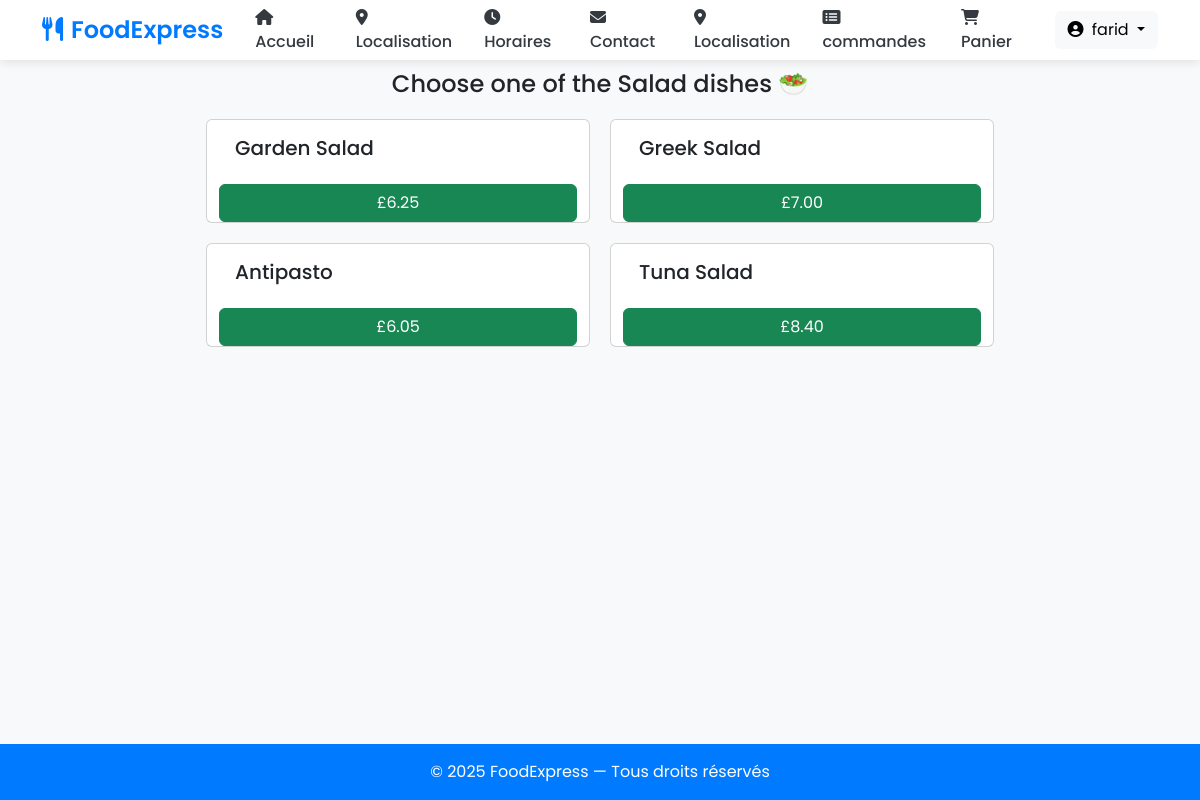
The page /Salad (signed in) on the database its author committed.
### orders/models.py (models this page shows, shortened)
class Salad(models.Model):
    dish_name = models.CharField(max_length=200)
    price = models.DecimalField(max_digits=6, decimal_places=2)

### orders/views.py (the view)
# urls.py: path("Salad", views.salad, name="salad"),
def salad(request):
    if request.user.is_authenticated:
        return render(request, "orders/salad.html", context = {"dishes":Salad.objects.all})
    else:
        return redirect("orders:login")

### orders/templates/orders/salad.html
{% extends 'orders/header.html' %}
{% block content %}
    <div class="container">
      <h4 style="margin:10px; text-align:center;"> Choose one of the Salad dishes &#x1f957 </h4>
      <div class="row justify-content-center">
        {% for dish in dishes %}
            <div class="card" id="regular_pizza_card" style="width: 24rem; margin:10px;">
              <div class="card-body">
                <h5 class="card-title" >{{dish.dish_name}}</h5>
              </div>
              <button class="btn btn-success" onclick="add_to_cart({item_description:'{{dish.dish_name}}' , price:{{dish.price}} })">£{{dish.price}}</button>
            </div>
        {% endfor %}
      </div>
    </div>
{% endblock %}

### orders/templates/orders/header.html (shortened to what this page needs)
<!doctype html>
<html lang="en">
<head>
  <link href="https://cdn.jsdelivr.net/npm/bootstrap@5.3.0/dist/css/bootstrap.min.css" rel="stylesheet">
  <link rel="stylesheet" href="https://cdnjs.cloudflare.com/ajax/libs/font-awesome/6.4.0/css/all.min.css">
  <link href="https://cdnjs.cloudflare.com/ajax/libs/toastr.js/latest/toastr.min.css" rel="stylesheet"/>
  {% load static %}
  <link rel="stylesheet" href="{% static 'orders/style.css' %}">
</head>
<body>
<nav class="navbar navbar-expand-lg navbar-light sticky-top" style="height: 60px">
  <div class="container">
    <a class="navbar-brand" href="/">
      <i class="fas fa-utensils me-2"></i>FoodExpress
    </a>
    <div class="collapse navbar-collapse" id="navbarContent">
      {% if user.is_authenticated %}
      <ul class="navbar-nav me-auto mb-2 mb-lg-0">
        <li class="nav-item">
          <a class="nav-link active" href="/" aria-current="page">
            <i class="fas fa-home me-1"></i> Accueil
          </a>
        </li>
        <li class="nav-item">
          <a class="nav-link" href="/directions">
            <i class="fas fa-map-marker-alt me-1"></i> Localisation
          </a>
        </li>
        <li class="nav-item">
          <a class="nav-link" href="/hours">
            <i class="fas fa-clock me-1"></i> Horaires
          </a>
        </li>
        <li class="nav-item">
          <a class="nav-link" href="/contact">
            <i class="fas fa-envelope me-1"></i> Contact
          </a>
        </li>
        <li class="nav-item">
          <a class="nav-link" href="/directions">
            <i class="fas fa-map-marker-alt me-1"></i> Localisation
          </a>
        </li>
        <li class="nav-item">
          <a href="/view-orders" class="nav-link">
            <i class="fas fa-list-alt me-1"></i> commandes
          </a>
        </li>
        <li class="nav-item">
          <a href="/cart" id="cart_button" class="nav-link">
            <i class="fas fa-shopping-cart me-1"></i> Panier
          </a>
        </li>
      </ul>
      <div class="d-flex align-items-center">
        <div class="dropdown ms-3">
          <button class="btn btn-light dropdown-toggle" type="button" id="userDropdown" data-bs-toggle="dropdown" aria-expanded="false">
            <i class="fas fa-user-circle me-1"></i> {{ user.username }}
          </button>
        </div>
      </div>
      {% endif %}
    </div>
  </div>
</nav>
<div class="wrapper">
  {% block content %}{% endblock %}
</div>
<footer>
  &copy; 2025 FoodExpress — Tous droits réservés
</footer>
</body>
</html>

### orders/templates/orders/header.html (style rules this page uses)
:root { --primary-color: #007bff; --secondary-color: #17a2b8; --dark-color: #343a40; --light-color: #f8f9fa; }
body { font-family: 'Poppins', sans-serif; background-color: #f8f9fa; display: flex; flex-direction: column; min-height: 100vh; }
.navbar { box-shadow: 0 2px 10px rgba(0,0,0,0.1); padding: 0.8rem 1rem; background: white !important; }
.navbar-brand { font-weight: 600; color: var(--primary-color) !important; font-size: 1.5rem; }
.nav-link { font-weight: 500; color: var(--dark-color) !important; margin: 0 0.5rem; position: relative; transition: all 0.3s ease; }
.nav-link::after { content: ''; position: absolute; bottom: -2px; left: 0; width: 0; height: 2px; background: var(--primary-color); transition: width 0.3s ease; }
.wrapper { flex: 1; }
footer { background-color: var(--primary-color) !important; color: white; text-align: center; padding: 1rem; }

### rows shown on the page
Salad: dish_name "Garden Salad", price "6.25"
Salad: dish_name "Greek Salad", price "7.00"
Salad: dish_name "Antipasto", price "6.05"
Salad: dish_name "Tuna Salad", price "8.40"

### other values the page prints
{{ user.username }} "farid"
